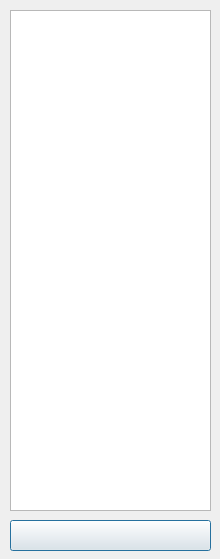
<?xml version="1.0" encoding="UTF-8"?>
<ui version="4.0">
 <class>selectdrive</class>
 <widget class="QDialog" name="selectdrive">
  <property name="geometry">
   <rect>
    <x>0</x>
    <y>0</y>
    <width>220</width>
    <height>559</height>
   </rect>
  </property>
  <property name="windowTitle">
   <string>Select backup drive</string>
  </property>
  <widget class="QListWidget" name="listWidget">
   <property name="geometry">
    <rect>
     <x>10</x>
     <y>10</y>
     <width>201</width>
     <height>501</height>
    </rect>
   </property>
  </widget>
  <widget class="QPushButton" name="pushButton_3">
   <property name="geometry">
    <rect>
     <x>10</x>
     <y>520</y>
     <width>201</width>
     <height>31</height>
    </rect>
   </property>
   <property name="text">
    <string/>
   </property>
   <property name="icon">
    <iconset resource="resources.qrc">
     <normaloff>:/images/images/refresh.png</normaloff>:/images/images/refresh.png</iconset>
   </property>
   <property name="iconSize">
    <size>
     <width>24</width>
     <height>24</height>
    </size>
   </property>
  </widget>
 </widget>
 <resources>
  <include location="resources.qrc"/>
 </resources>
 <connections/>
</ui>
